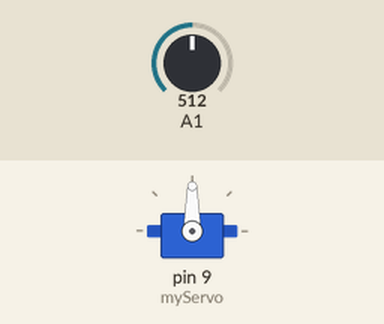
Simulated run of this sketch. Board: Arduino Uno, built with avr-gcc and run on an emulated ATmega328P. Shown: servo. The inputs (shaded band) are chosen by the test bench; at power-on: A1 = 512.

Above: at 1.2 s.
1.3 s: A1 set to 716
At 2.3 s:
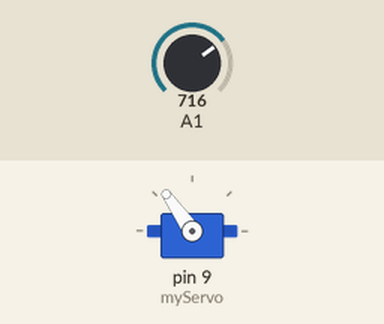
2.8 s: A1 set to 900
At 3.1 s:
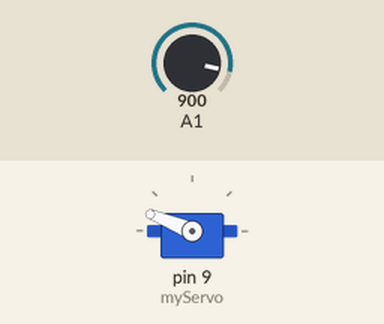
4.3 s: A1 set to 1023
At 5.5 s:
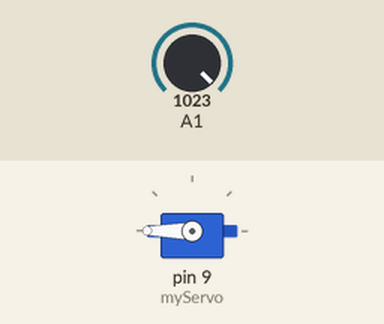
5.8 s: A1 set to 306
At 6.6 s:
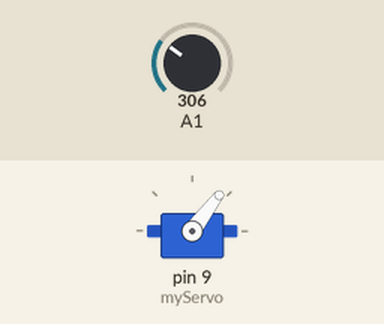
7.3 s: A1 set to 122
At 8.0 s:
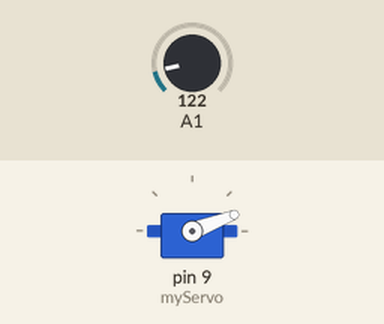
Timing chart, 0 to 9.8 s (numbered marks = the images above; inputs shaded):
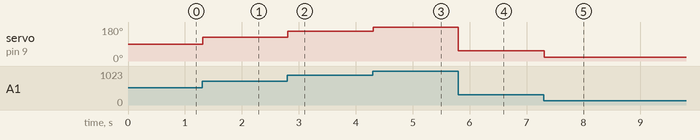

The sketch:

Servo_Potentiometer_Control.ino
```cpp
#include <Servo.h>

Servo myServo;

int val;

void setup(){
  myServo.attach(9);
  }

void loop() {
  val = analogRead(1);
  val = map(val, 0, 1023, 0, 180);
  myServo.write(val);
  delay(15);
  }
```

Measured:
- after the input at 1.3 s, servo on pin 9 (myServo): 90° → 125° at once
- after the input at 2.8 s, servo on pin 9 (myServo): 125° → 158° at once
- after the input at 4.3 s, servo on pin 9 (myServo): 158° → 180° at once
- after the input at 5.8 s, servo on pin 9 (myServo): 180° → 53° at once
- after the input at 7.3 s, servo on pin 9 (myServo): 53° → 21° at once
